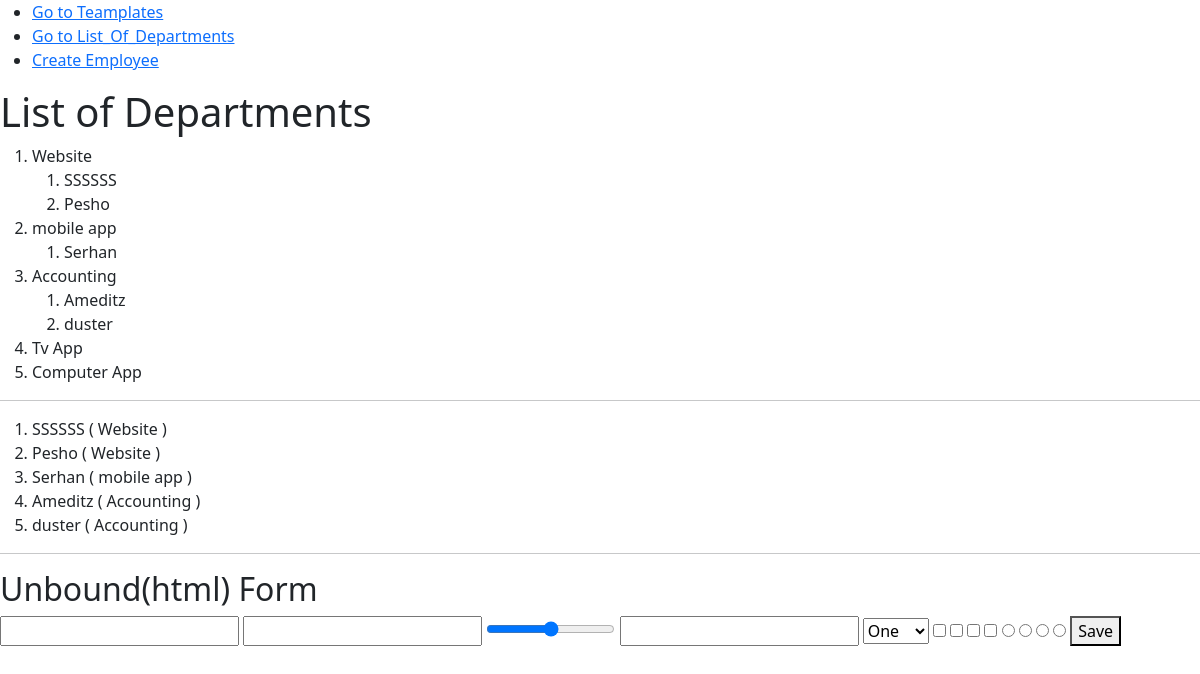
Page /department/ on the earlier database version.
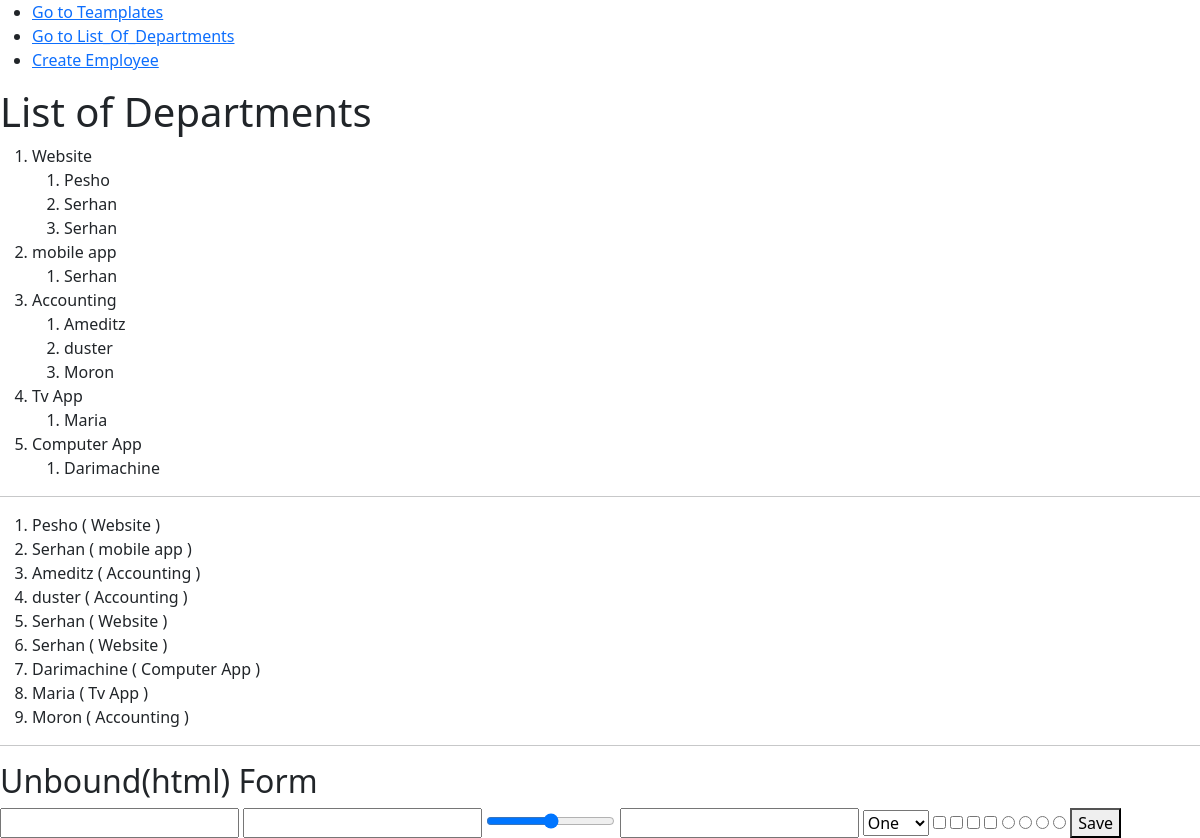
Same page on the later database version.
### employees/models.py (models this page shows, shortened)
class AuditEntity(models.Model):
    created_on = models.DateField(
        auto_now_add=True
    )
    update_on = models.DateField(
        auto_now=True
    )
    class Meta:
        abstract = True

class Department(AuditEntity):
    name=models.CharField(max_length=20)
    def __str__(self):
        return self.name

class Employee(models.Model):
    SOFTWARE_DEVELOPER = 1
    QA_ENGINEER=2
    DEVOPS_SPECIALIST = 3
    SOFT_UNI = 'Softuni'
    GOOGLE = 'Google'
    FACEBOOK = 'FACEBOOK'
    COMPANIES=(
        SOFT_UNI,
        GOOGLE,
        FACEBOOK,
    )
    first_name= models.CharField(
        max_length=30,
    )
    last_name=models.CharField(
        max_length=40,
        null=True,
        blank=True,
    )
    egn = models.CharField(
        default='',
        max_length=10,
        unique=True,
        verbose_name='EGN',
        validators=[MinLengthValidator(10)]
    )
    job_title=models.IntegerField(
        default='',
        choices=(
            (SOFTWARE_DEVELOPER,'Software Developer'),
            (QA_ENGINEER,'QA Engineer'),
            (DEVOPS_SPECIALIST,'DevOps Specialist')
        )
    )
    company = models.CharField(
        max_length=max(len(c) for c in COMPANIES),
        choices=((c,c) for c in COMPANIES)
    )
    deparment = models.ForeignKey(Department,on_delete=models.CASCADE)
    image = models.ImageField(
        null=True,
        blank=True,
        upload_to='profiles',
    )
    class Meta:
        ordering = ('id',)

### employees/views.py (the view)
# urls.py: path('',department_details,name='details'),
def department_details(request):
    print(Department.objects.get(name='Tv App'))
    print(Department.objects.filter(name='Tv App'))
    context={
        'departments':Department.objects.all(),
        'employees': Employee.objects.all(),
        'employee_form':EmployeeForm(),
    }
    j=0
    for department in Department.objects.all():
        for employee in department.employee_set.all():
            j+=1
            print(employee.first_name)
            print(j)
    print(j)
    return render(request,'list_departments.html',context=context)

### employees/views.py (shortened to what this page needs)
class EmployeeForm(forms.ModelForm):
    bot_catcher = forms.CharField(
        widget=forms.HiddenInput(),
        required=False,
    )
    class Meta:
        model=Employee
        fields='__all__'
        widgets = {
            'first_name': forms.TextInput(
                attrs={'class':'form-control'}
            )
        }

### employees/templates/list_departments.html (shortened to what this page needs)
{% extends 'base.html' %}
{%block content%}
    <h1>List of Departments</h1>
    <ol>
        {% for department in departments%}
        <li>
            {{department.name}}
            <ol>
                {% for employee in department.employee_set.all %}
                <li>{{employee.first_name}}</li>
                {% endfor %}
            </ol>
        </li>
         {%endfor%}
     </ol>
    <hr>
    <ol>
        {% for employee in employees%}
        <li>
            {{employee.first_name}} ( {{employee.deparment.name}} )
        </li>
        {%endfor%}
    </ol>
<hr>
<h2>Unbound(html) Form</h2>
<form>
    <input type="text" required>
    <input type="number" required>
    <input type="range" required>
    <input type="email" required>
    <select>
    <option>One</option>
    </select>
    <input type="checkbox" />
    <input type="checkbox" />
    <input type="checkbox" />
    <input type="checkbox" />
    <input type="radio" name="radios" />
    <input type="radio" name="radios" />
    <input type="radio" name="radios" />
    <input type="radio" name="radios" />
    <button>Save</button>
</form>
{%endblock content%}

### template_example/templates/base.html (shortened to what this page needs)
{% load static %}
<!DOCTYPE html>
<html lang="en">
<head>
    <link rel="stylesheet" href="{% static 'main.css'%}">
    <link href="https://cdn.jsdelivr.net/npm/bootstrap@5.3.0-alpha1/dist/css/bootstrap.min.css" rel="stylesheet">
</head>
<body>
     <ul>
        <li>
            <div>
                <a href="{% url 'template index' %} ">Go to Teamplates</a>
            </div>
        </li>
        <li>
             <div>
                <a href="{% url 'details' %} ">Go to List_Of_Departments</a>
             </div>
        </li>
        <li>
             <div>
                <a href="{% url 'create_employee' %} ">Create Employee</a>
             </div>
        </li>
    </ul>
    {% block content %}
    {% endblock content%}

### static/main.css (style rules this page uses)
h1 { color:red; }

Differences in the rows shown:
removed Employee: first_name "SSSSSS", deparment.name "Website"
added Employee: first_name "Serhan", deparment.name "Website"
added Employee: first_name "Serhan", deparment.name "Website"
added Employee: first_name "Moron", deparment.name "Accounting"
added Employee: first_name "Maria", deparment.name "Tv App"
added Employee: first_name "Darimachine", deparment.name "Computer App"
